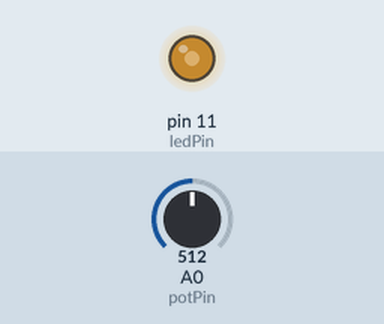
This sketch was run on a simulated Arduino Uno, built with avr-gcc and run on an emulated ATmega328P. Shown: output pins drawn as LEDs (lit = HIGH). The inputs (shaded band) are chosen by the test bench; at power-on: A0 (potPin) = 512.

Above: at 1.2 s.
1.3 s: A0 (potPin) set to 716
At 2.1 s:
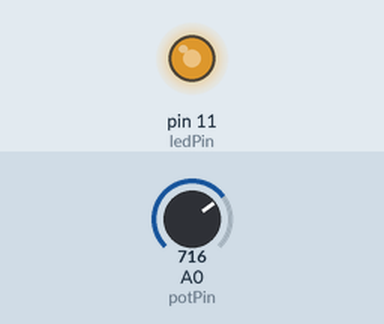
2.8 s: A0 (potPin) set to 900
At 3.2 s:
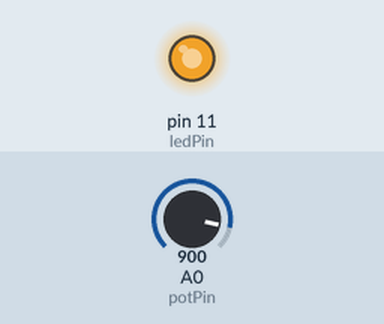
4.3 s: A0 (potPin) set to 122
At 5.5 s:
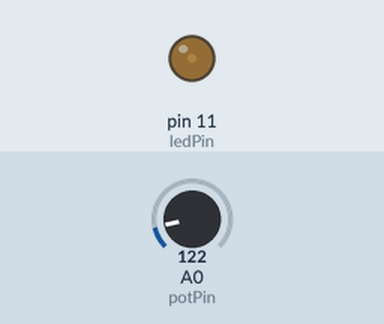
5.8 s: A0 (potPin) set to 0
At 6.7 s:
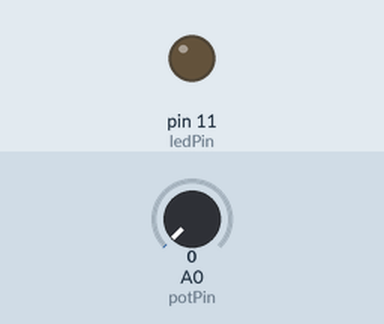
7.3 s: A0 (potPin) set to 511
At 7.8 s:
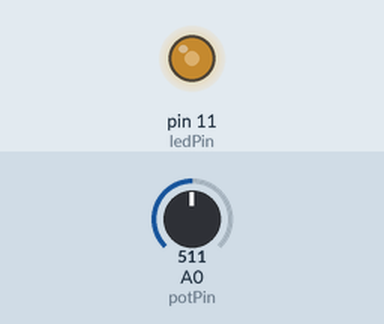
Timing chart, 0 to 9.8 s (numbered marks = the images above; inputs shaded):
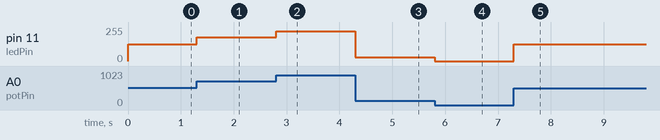

The sketch:

code.ino
```cpp
int potPin = A0;
int ledPin = 11;
int potValue;
int brightness;
void setup() {
  pinMode(ledPin, OUTPUT);
}
void loop() {
  potValue = analogRead(potPin);
  brightness = map(potValue, 0, 1023, 0, 255);
  analogWrite(ledPin, brightness);
  delay(1);
}
```

Measured:
- after the input at 1.3 s, pin 11 (ledPin): 127/255 → 178/255 at once
- after the input at 2.8 s, pin 11 (ledPin): 178/255 → 224/255 at once
- after the input at 4.3 s, pin 11 (ledPin): 224/255 → 30/255 at once
- after the input at 5.8 s, pin 11 (ledPin): 30/255 → 0/255 at once
- after the input at 7.3 s, pin 11 (ledPin): 0/255 → 127/255 at once
